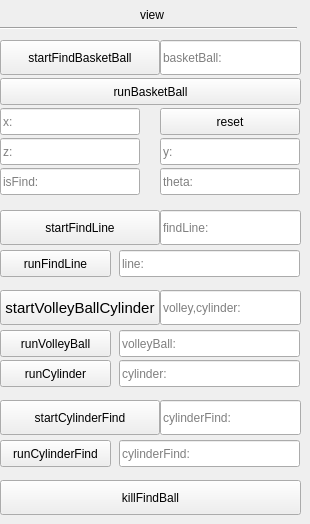
      <widget class="QWidget" name="view" native="true">
       <widget class="QLineEdit" name="textCheckOnX">
        <property name="geometry">
         <rect>
          <x>0</x>
          <y>108</y>
          <width>140</width>
          <height>27</height>
         </rect>
        </property>
        <property name="palette">
         <palette>
          <active>
           <colorrole role="ButtonText">
            <brush brushstyle="SolidPattern">
             <color alpha="255">
              <red>0</red>
              <green>0</green>
              <blue>0</blue>
             </color>
            </brush>
           </colorrole>
          </active>
          <inactive>
           <colorrole role="ButtonText">
            <brush brushstyle="SolidPattern">
             <color alpha="255">
              <red>0</red>
              <green>0</green>
              <blue>0</blue>
             </color>
            </brush>
           </colorrole>
          </inactive>
          <disabled>
           <colorrole role="ButtonText">
            <brush brushstyle="SolidPattern">
             <color alpha="255">
              <red>0</red>
              <green>0</green>
              <blue>0</blue>
             </color>
            </brush>
           </colorrole>
          </disabled>
         </palette>
        </property>
        <property name="placeholderText">
         <string>x:</string>
        </property>
       </widget>
       <widget class="QLineEdit" name="textCheckOnY">
        <property name="geometry">
         <rect>
          <x>160</x>
          <y>138</y>
          <width>140</width>
          <height>27</height>
         </rect>
        </property>
        <property name="palette">
         <palette>
          <active>
           <colorrole role="ButtonText">
            <brush brushstyle="SolidPattern">
             <color alpha="255">
              <red>0</red>
              <green>0</green>
              <blue>0</blue>
             </color>
            </brush>
           </colorrole>
          </active>
          <inactive>
           <colorrole role="ButtonText">
            <brush brushstyle="SolidPattern">
             <color alpha="255">
              <red>0</red>
              <green>0</green>
              <blue>0</blue>
             </color>
            </brush>
           </colorrole>
          </inactive>
          <disabled>
           <colorrole role="ButtonText">
            <brush brushstyle="SolidPattern">
             <color alpha="255">
              <red>0</red>
              <green>0</green>
              <blue>0</blue>
             </color>
            </brush>
           </colorrole>
          </disabled>
         </palette>
        </property>
        <property name="placeholderText">
         <string>y:</string>
        </property>
       </widget>
       <widget class="QLineEdit" name="textCheckOnTheta">
        <property name="geometry">
         <rect>
          <x>160</x>
          <y>168</y>
          <width>140</width>
          <height>27</height>
         </rect>
        </property>
        <property name="palette">
         <palette>
          <active>
           <colorrole role="ButtonText">
            <brush brushstyle="SolidPattern">
             <color alpha="255">
              <red>0</red>
              <green>0</green>
              <blue>0</blue>
             </color>
            </brush>
           </colorrole>
          </active>
          <inactive>
           <colorrole role="ButtonText">
            <brush brushstyle="SolidPattern">
             <color alpha="255">
              <red>0</red>
              <green>0</green>
              <blue>0</blue>
             </color>
            </brush>
           </colorrole>
          </inactive>
          <disabled>
           <colorrole role="ButtonText">
            <brush brushstyle="SolidPattern">
             <color alpha="255">
              <red>0</red>
              <green>0</green>
              <blue>0</blue>
             </color>
            </brush>
           </colorrole>
          </disabled>
         </palette>
        </property>
        <property name="placeholderText">
         <string>theta:</string>
        </property>
       </widget>
       <widget class="QLineEdit" name="textCheckOnZ">
        <property name="geometry">
         <rect>
          <x>0</x>
          <y>138</y>
          <width>140</width>
          <height>27</height>
         </rect>
        </property>
        <property name="palette">
         <palette>
          <active>
           <colorrole role="ButtonText">
            <brush brushstyle="SolidPattern">
             <color alpha="255">
              <red>0</red>
              <green>0</green>
              <blue>0</blue>
             </color>
            </brush>
           </colorrole>
          </active>
          <inactive>
           <colorrole role="ButtonText">
            <brush brushstyle="SolidPattern">
             <color alpha="255">
              <red>0</red>
              <green>0</green>
              <blue>0</blue>
             </color>
            </brush>
           </colorrole>
          </inactive>
          <disabled>
           <colorrole role="ButtonText">
            <brush brushstyle="SolidPattern">
             <color alpha="255">
              <red>0</red>
              <green>0</green>
              <blue>0</blue>
             </color>
            </brush>
           </colorrole>
          </disabled>
         </palette>
        </property>
        <property name="placeholderText">
         <string>z:</string>
        </property>
       </widget>
       <widget class="QPushButton" name="startFindBasketBall">
        <property name="geometry">
         <rect>
          <x>0</x>
          <y>40</y>
          <width>160</width>
          <height>35</height>
         </rect>
        </property>
        <property name="text">
         <string>startFindBasketBall</string>
        </property>
       </widget>
       <widget class="Line" name="viewLine">
        <property name="geometry">
         <rect>
          <x>0</x>
          <y>20</y>
          <width>297</width>
          <height>16</height>
         </rect>
        </property>
        <property name="orientation">
         <enum>Qt::Horizontal</enum>
        </property>
       </widget>
       <widget class="QLabel" name="viewLabel">
        <property name="geometry">
         <rect>
          <x>140</x>
          <y>5</y>
          <width>41</width>
          <height>20</height>
         </rect>
        </property>
        <property name="text">
         <string>view</string>
        </property>
       </widget>
       <widget class="QLineEdit" name="textIsFind">
        <property name="geometry">
         <rect>
          <x>0</x>
          <y>168</y>
          <width>140</width>
          <height>27</height>
         </rect>
        </property>
        <property name="palette">
         <palette>
          <active>
           <colorrole role="ButtonText">
            <brush brushstyle="SolidPattern">
             <color alpha="255">
              <red>0</red>
              <green>0</green>
              <blue>0</blue>
             </color>
            </brush>
           </colorrole>
          </active>
          <inactive>
           <colorrole role="ButtonText">
            <brush brushstyle="SolidPattern">
             <color alpha="255">
              <red>0</red>
              <green>0</green>
              <blue>0</blue>
             </color>
            </brush>
           </colorrole>
          </inactive>
          <disabled>
           <colorrole role="ButtonText">
            <brush brushstyle="SolidPattern">
             <color alpha="255">
              <red>0</red>
              <green>0</green>
              <blue>0</blue>
             </color>
            </brush>
           </colorrole>
          </disabled>
         </palette>
        </property>
        <property name="placeholderText">
         <string>isFind:</string>
        </property>
       </widget>
       <widget class="QPushButton" name="killFindBall">
        <property name="geometry">
         <rect>
          <x>0</x>
          <y>480</y>
          <width>301</width>
          <height>35</height>
         </rect>
        </property>
        <property name="text">
         <string>killFindBall</string>
        </property>
       </widget>
       <widget class="QPushButton" name="reset">
        <property name="geometry">
         <rect>
          <x>160</x>
          <y>108</y>
          <width>140</width>
          <height>27</height>
         </rect>
        </property>
        <property name="text">
         <string>reset</string>
        </property>
       </widget>
       <widget class="QPushButton" name="runBasketBall">
        <property name="geometry">
         <rect>
          <x>0</x>
          <y>78</y>
          <width>301</width>
          <height>27</height>
         </rect>
        </property>
        <property name="font">
         <font>
          <weight>50</weight>
          <bold>false</bold>
         </font>
        </property>
        <property name="text">
         <string>runBasketBall</string>
        </property>
       </widget>
       <widget class="QPushButton" name="runVolleyBall">
        <property name="geometry">
         <rect>
          <x>0</x>
          <y>330</y>
          <width>111</width>
          <height>27</height>
         </rect>
        </property>
        <property name="font">
         <font>
          <weight>50</weight>
          <bold>false</bold>
         </font>
        </property>
        <property name="text">
         <string>runVolleyBall</string>
        </property>
       </widget>
       <widget class="QPushButton" name="runCylinder">
        <property name="geometry">
         <rect>
          <x>0</x>
          <y>360</y>
          <width>111</width>
          <height>27</height>
         </rect>
        </property>
        <property name="font">
         <font>
          <weight>50</weight>
          <bold>false</bold>
         </font>
        </property>
        <property name="text">
         <string>runCylinder</string>
        </property>
       </widget>
       <widget class="QPushButton" name="runFindLine">
        <property name="geometry">
         <rect>
          <x>0</x>
          <y>250</y>
          <width>111</width>
          <height>27</height>
         </rect>
        </property>
        <property name="font">
         <font>
          <weight>50</weight>
          <bold>false</bold>
         </font>
        </property>
        <property name="text">
         <string>runFindLine</string>
        </property>
       </widget>
       <widget class="QLineEdit" name="basketball">
        <property name="geometry">
         <rect>
          <x>160</x>
          <y>40</y>
          <width>141</width>
          <height>35</height>
         </rect>
        </property>
        <property name="palette">
         <palette>
          <active>
           <colorrole role="ButtonText">
            <brush brushstyle="SolidPattern">
             <color alpha="255">
              <red>0</red>
              <green>0</green>
              <blue>0</blue>
             </color>
            </brush>
           </colorrole>
          </active>
          <inactive>
           <colorrole role="ButtonText">
            <brush brushstyle="SolidPattern">
             <color alpha="255">
              <red>0</red>
              <green>0</green>
              <blue>0</blue>
             </color>
            </brush>
           </colorrole>
          </inactive>
          <disabled>
           <colorrole role="ButtonText">
            <brush brushstyle="SolidPattern">
             <color alpha="255">
              <red>0</red>
              <green>0</green>
              <blue>0</blue>
             </color>
            </brush>
           </colorrole>
          </disabled>
         </palette>
        </property>
        <property name="placeholderText">
         <string>basketBall:</string>
        </property>
       </widget>
       <widget class="QLineEdit" name="textVolleyball">
        <property name="geometry">
         <rect>
          <x>119</x>
          <y>330</y>
          <width>181</width>
          <height>27</height>
         </rect>
        </property>
        <property name="palette">
         <palette>
          <active>
           <colorrole role="ButtonText">
            <brush brushstyle="SolidPattern">
             <color alpha="255">
              <red>0</red>
              <green>0</green>
              <blue>0</blue>
             </color>
            </brush>
           </colorrole>
          </active>
          <inactive>
           <colorrole role="ButtonText">
            <brush brushstyle="SolidPattern">
             <color alpha="255">
              <red>0</red>
              <green>0</green>
              <blue>0</blue>
             </color>
            </brush>
           </colorrole>
          </inactive>
          <disabled>
           <colorrole role="ButtonText">
            <brush brushstyle="SolidPattern">
             <color alpha="255">
              <red>0</red>
              <green>0</green>
              <blue>0</blue>
             </color>
            </brush>
           </colorrole>
          </disabled>
         </palette>
        </property>
        <property name="placeholderText">
         <string>volleyBall:</string>
        </property>
       </widget>
       <widget class="QLineEdit" name="textLine">
        <property name="geometry">
         <rect>
          <x>119</x>
          <y>250</y>
          <width>181</width>
          <height>27</height>
         </rect>
        </property>
        <property name="palette">
         <palette>
          <active>
           <colorrole role="ButtonText">
            <brush brushstyle="SolidPattern">
             <color alpha="255">
              <red>0</red>
              <green>0</green>
              <blue>0</blue>
             </color>
            </brush>
           </colorrole>
          </active>
          <inactive>
           <colorrole role="ButtonText">
            <brush brushstyle="SolidPattern">
             <color alpha="255">
              <red>0</red>
              <green>0</green>
              <blue>0</blue>
             </color>
            </brush>
           </colorrole>
          </inactive>
          <disabled>
           <colorrole role="ButtonText">
            <brush brushstyle="SolidPattern">
             <color alpha="255">
              <red>0</red>
              <green>0</green>
              <blue>0</blue>
             </color>
            </brush>
           </colorrole>
          </disabled>
         </palette>
        </property>
        <property name="placeholderText">
         <string>line:</string>
        </property>
       </widget>
       <widget class="QLineEdit" name="textCylinder">
        <property name="geometry">
         <rect>
          <x>119</x>
          <y>360</y>
          <width>181</width>
          <height>27</height>
         </rect>
        </property>
        <property name="palette">
         <palette>
          <active>
           <colorrole role="ButtonText">
            <brush brushstyle="SolidPattern">
             <color alpha="255">
              <red>0</red>
              <green>0</green>
              <blue>0</blue>
             </color>
            </brush>
           </colorrole>
          </active>
          <inactive>
           <colorrole role="ButtonText">
            <brush brushstyle="SolidPattern">
             <color alpha="255">
              <red>0</red>
              <green>0</green>
              <blue>0</blue>
             </color>
            </brush>
           </colorrole>
          </inactive>
          <disabled>
           <colorrole role="ButtonText">
            <brush brushstyle="SolidPattern">
             <color alpha="255">
              <red>0</red>
              <green>0</green>
              <blue>0</blue>
             </color>
            </brush>
           </colorrole>
          </disabled>
         </palette>
        </property>
        <property name="text">
         <string/>
        </property>
        <property name="placeholderText">
         <string>cylinder:</string>
        </property>
       </widget>
       <widget class="QPushButton" name="startVolleyBallAndCylinder">
        <property name="geometry">
         <rect>
          <x>0</x>
          <y>290</y>
          <width>160</width>
          <height>35</height>
         </rect>
        </property>
        <property name="font">
         <font>
          <pointsize>11</pointsize>
         </font>
        </property>
        <property name="text">
         <string>startVolleyBallCylinder</string>
        </property>
       </widget>
       <widget class="QPushButton" name="startFindLine">
        <property name="geometry">
         <rect>
          <x>0</x>
          <y>210</y>
          <width>160</width>
          <height>35</height>
         </rect>
        </property>
        <property name="text">
         <string>startFindLine</string>
        </property>
       </widget>
       <widget class="QLineEdit" name="findLine">
        <property name="geometry">
         <rect>
          <x>160</x>
          <y>210</y>
          <width>141</width>
          <height>35</height>
         </rect>
        </property>
        <property name="palette">
         <palette>
          <active>
           <colorrole role="ButtonText">
            <brush brushstyle="SolidPattern">
             <color alpha="255">
              <red>0</red>
              <green>0</green>
              <blue>0</blue>
             </color>
            </brush>
           </colorrole>
          </active>
          <inactive>
           <colorrole role="ButtonText">
            <brush brushstyle="SolidPattern">
             <color alpha="255">
              <red>0</red>
              <green>0</green>
              <blue>0</blue>
             </color>
            </brush>
           </colorrole>
          </inactive>
          <disabled>
           <colorrole role="ButtonText">
            <brush brushstyle="SolidPattern">
             <color alpha="255">
              <red>0</red>
              <green>0</green>
              <blue>0</blue>
             </color>
            </brush>
           </colorrole>
          </disabled>
         </palette>
        </property>
        <property name="placeholderText">
         <string>findLine:</string>
        </property>
       </widget>
       <widget class="QLineEdit" name="volleyAndCylinder">
        <property name="geometry">
         <rect>
          <x>160</x>
          <y>290</y>
          <width>141</width>
          <height>35</height>
         </rect>
        </property>
        <property name="palette">
         <palette>
          <active>
           <colorrole role="ButtonText">
            <brush brushstyle="SolidPattern">
             <color alpha="255">
              <red>0</red>
              <green>0</green>
              <blue>0</blue>
             </color>
            </brush>
           </colorrole>
          </active>
          <inactive>
           <colorrole role="ButtonText">
            <brush brushstyle="SolidPattern">
             <color alpha="255">
              <red>0</red>
              <green>0</green>
              <blue>0</blue>
             </color>
            </brush>
           </colorrole>
          </inactive>
          <disabled>
           <colorrole role="ButtonText">
            <brush brushstyle="SolidPattern">
             <color alpha="255">
              <red>0</red>
              <green>0</green>
              <blue>0</blue>
             </color>
            </brush>
           </colorrole>
          </disabled>
         </palette>
        </property>
        <property name="placeholderText">
         <string>volley,cylinder:</string>
        </property>
       </widget>
       <widget class="QPushButton" name="startCylinderFind">
        <property name="geometry">
         <rect>
          <x>0</x>
          <y>400</y>
          <width>160</width>
          <height>35</height>
         </rect>
        </property>
        <property name="text">
         <string>startCylinderFind</string>
        </property>
       </widget>
       <widget class="QLineEdit" name="textCylinderFind">
        <property name="geometry">
         <rect>
          <x>119</x>
          <y>440</y>
          <width>181</width>
          <height>27</height>
         </rect>
        </property>
        <property name="palette">
         <palette>
          <active>
           <colorrole role="ButtonText">
            <brush brushstyle="SolidPattern">
             <color alpha="255">
              <red>0</red>
              <green>0</green>
              <blue>0</blue>
             </color>
            </brush>
           </colorrole>
          </active>
          <inactive>
           <colorrole role="ButtonText">
            <brush brushstyle="SolidPattern">
             <color alpha="255">
              <red>0</red>
              <green>0</green>
              <blue>0</blue>
             </color>
            </brush>
           </colorrole>
          </inactive>
          <disabled>
           <colorrole role="ButtonText">
            <brush brushstyle="SolidPattern">
             <color alpha="255">
              <red>0</red>
              <green>0</green>
              <blue>0</blue>
             </color>
            </brush>
           </colorrole>
          </disabled>
         </palette>
        </property>
        <property name="placeholderText">
         <string>cylinderFind:</string>
        </property>
       </widget>
       <widget class="QPushButton" name="runCylinderFind">
        <property name="geometry">
         <rect>
          <x>0</x>
          <y>440</y>
          <width>111</width>
          <height>27</height>
         </rect>
        </property>
        <property name="font">
         <font>
          <weight>50</weight>
          <bold>false</bold>
         </font>
        </property>
        <property name="text">
         <string>runCylinderFind</string>
        </property>
       </widget>
       <widget class="QLineEdit" name="cylinderFind">
        <property name="geometry">
         <rect>
          <x>160</x>
          <y>400</y>
          <width>141</width>
          <height>35</height>
         </rect>
        </property>
        <property name="palette">
         <palette>
          <active>
           <colorrole role="ButtonText">
            <brush brushstyle="SolidPattern">
             <color alpha="255">
              <red>0</red>
              <green>0</green>
              <blue>0</blue>
             </color>
            </brush>
           </colorrole>
          </active>
          <inactive>
           <colorrole role="ButtonText">
            <brush brushstyle="SolidPattern">
             <color alpha="255">
              <red>0</red>
              <green>0</green>
              <blue>0</blue>
             </color>
            </brush>
           </colorrole>
          </inactive>
          <disabled>
           <colorrole role="ButtonText">
            <brush brushstyle="SolidPattern">
             <color alpha="255">
              <red>0</red>
              <green>0</green>
              <blue>0</blue>
             </color>
            </brush>
           </colorrole>
          </disabled>
         </palette>
        </property>
        <property name="focusPolicy">
         <enum>Qt::StrongFocus</enum>
        </property>
        <property name="text">
         <string/>
        </property>
        <property name="placeholderText">
         <string>cylinderFind:</string>
        </property>
       </widget>
      </widget>
